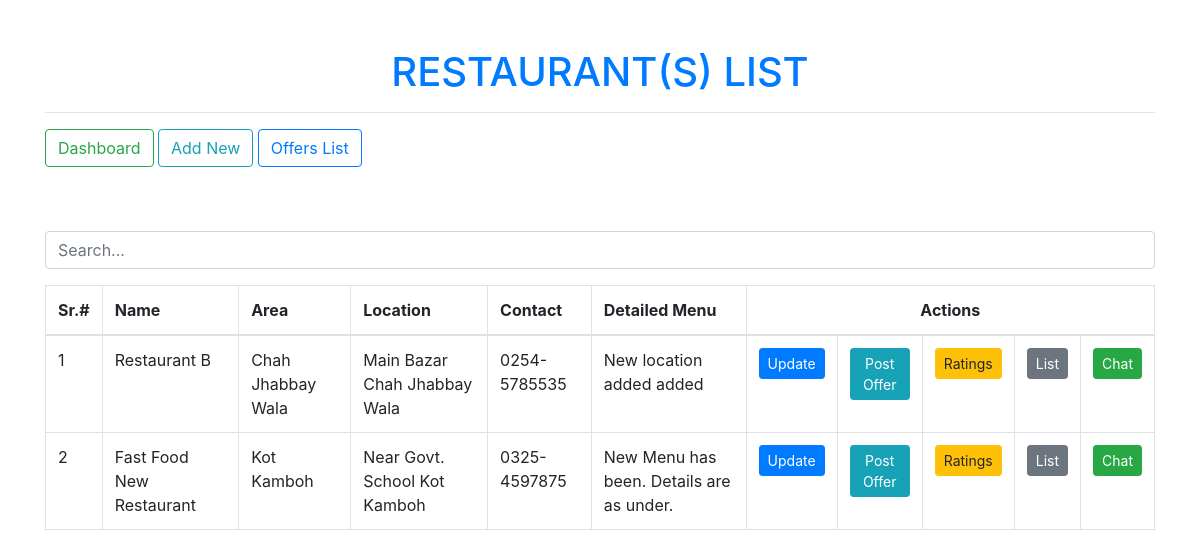
/restaurant/resturaunt_list.php (signed in), run on the app's committed database.
### tables this page shows
CREATE TABLE `restaurants` (
  `RestaurantID` int(11) NOT NULL,
  `Name` varchar(100) NOT NULL,
  `area` varchar(255) NOT NULL,
  `Location` varchar(200) NOT NULL,
  `contact` varchar(255) NOT NULL,
  `details` longtext NOT NULL,
  `OwnerID` int(11) DEFAULT NULL,
  `Created_at` timestamp NOT NULL DEFAULT current_timestamp(),
  `Updated_at` timestamp NOT NULL DEFAULT current_timestamp() ON UPDATE current_timestamp()
);

### classes/Database.php (called while the page is built, shortened)
<?php
class Database
{
    public $host   = DB_HOST;
    public $user   = DB_USER;
    public $pass   = DB_PASS;
    public $dbname = DB_NAME;
    private function connectDB()
    {
        $this->link = new mysqli(
            $this->host,
            $this->user,
            $this->pass,
            $this->dbname
        );
    }
}

### classes/Restaurant.php (called while the page is built, shortened)
<?php
require_once "Database.php";
class Restaurant
{
    private $db;
    function __construct()
    {
        $this->db = new Database();
    }
    public function list($ownerID)
    {
        $sql = "SELECT * FROM restaurants WHERE OwnerID = ?";
        $stmt = $this->db->link->prepare($sql);
        $stmt->bind_param("i", $ownerID);
        $stmt->execute();
        $result = $stmt->get_result();
        $restaurants = array();
        while ($row = $result->fetch_assoc()) {
            $restaurants[] = $row;
        }
        return $restaurants;
    }
}

### restaurant/resturaunt_list.php (the view, shortened to what this page needs)
<?php
require_once "../classes/Restaurant.php";
$list = new Restaurant();
$rest_list_data = $list->list($_SESSION["RestaurantOwnerId"]);
?>
<!doctype html>
<html lang="en">
<head>
  <link rel="stylesheet" href="https://stackpath.bootstrapcdn.com/bootstrap/4.3.1/css/bootstrap.min.css"
>
</head>
<body>
  <div class="container">
    <h1 class=" text text-center text-uppercase text-primary mt-5 ">
      Restaurant(s) List
    </h1>
    <hr>
    <a href="dasboard.php" class="btn btn-outline-success mb-5">Dashboard</a>
    <a href="add_resturaunt.php" class=" mb-5 btn btn-outline-info">Add New</a>
    <a href="offers_list.php" class=" mb-5 btn btn-outline-primary">Offers List</a>
    <input type="text" id="searchInput" class="form-control mt-3" placeholder="Search...">
    <table class="table mt-3 table-bordered table-hover">
      <thead>
        <tr>
          <th>Sr.#</th>
          <th>Name</th>
          <th>Area</th>
          <th>Location</th>
          <th>Contact</th>
          <th>Detailed Menu</th>
          <th colspan="6" class="text text-center">Actions</th>
        </tr>
      </thead>
      <tbody id="tableBody">
        <?php if (isset($rest_list_data) && count($rest_list_data) > 0) : $count = 0;
          foreach ($rest_list_data as $restaurant) : $count++ ?>
        <tr>
          <td><?php echo $count; ?></td>
          <td><?php echo $restaurant['Name']; ?></td>
          <td><?php echo $restaurant['area']; ?></td>
          <td><?php echo $restaurant['Location']; ?></td>
          <td><?php echo $restaurant['contact']; ?></td>
          <td><?php echo $restaurant['details']; ?></td>
          <td>
            <a title="update the restaurant details" href="update_resturaunt.php?id=<?php echo $restaurant['RestaurantID']; ?>"
              class="btn btn-sm btn-primary">Update</a>
          </td>
          <td> <a title="post the new offer" href="post_offer.php?id=<?php echo $restaurant['RestaurantID']; ?>" class="btn btn-sm btn-info">Post
              Offer</a>
          </td>
          <td> <a title="check users ratings" href="user_rating.php?id=<?php echo $restaurant['RestaurantID']; ?>"
              class="btn btn-sm btn-warning">Ratings</a>
          </td>
          <td> <a title="check the users orders list" href="user_orders.php?id=<?php echo $restaurant['RestaurantID']; ?>"
              class="btn btn-sm btn-secondary">List</a>
          </td>
          <td> <a title="update the contact info for instant real chat" href="add_whatsapp_contact.php?id=<?php echo $restaurant['RestaurantID']; ?>"
              class="btn btn-sm btn-success">Chat</a>
          </td>
        </tr>
        <?php endforeach;
        else : ?>
        <tr>
          <td colspan="6" class="text text-center text-uppercase text-danger font-weight-bold">Record not found</td>
        </tr>
        <?php endif; ?>
      </tbody>
    </table>
  </div>
</body>
</html>

### data on the page
restaurants: Name "Restaurant B", area "Chah Jhabbay Wala", Location "Main Bazar Chah Jhabbay Wala", contact "0254-5785535", details "New location added added"
restaurants: Name "Fast Food New Restaurant", area "Kot Kamboh", Location "Near Govt. School Kot Kamboh", contact "0325-4597875", details "New Menu has been. Details are as under."
